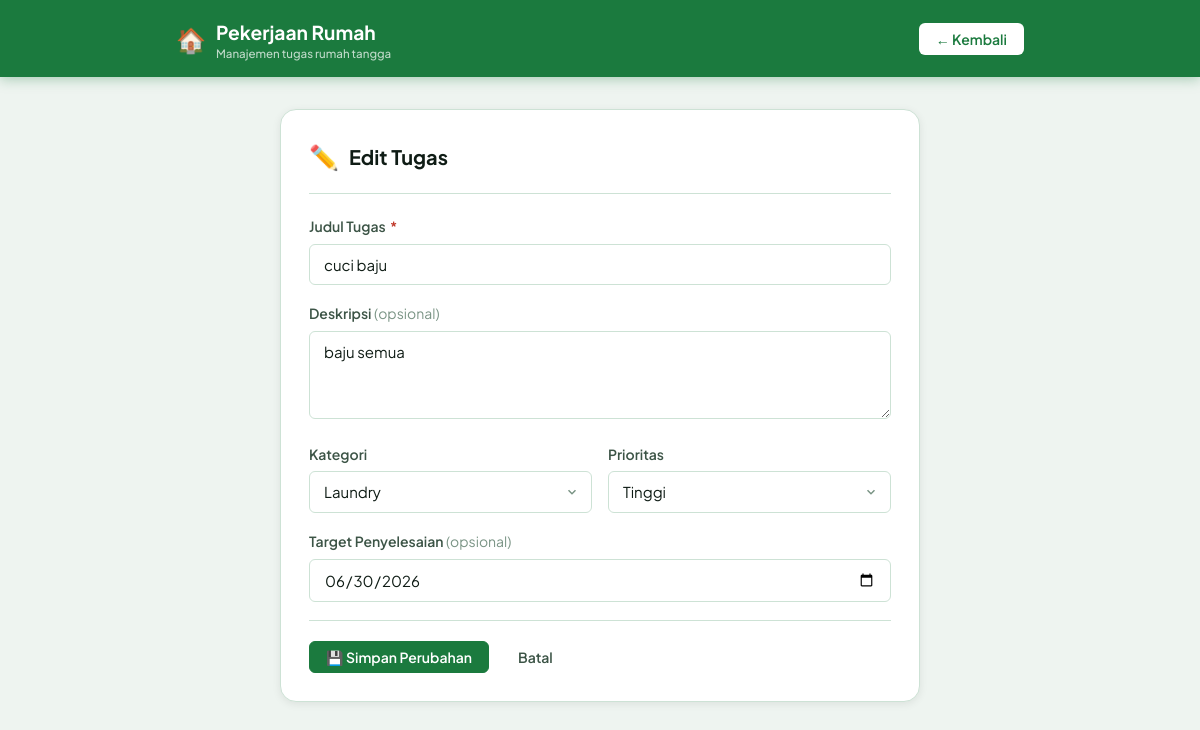
Page /edit.php?id=2 on the committed database.
### tables this page shows
CREATE TABLE tasks (
                id              INTEGER PRIMARY KEY AUTOINCREMENT,
                judul           TEXT    NOT NULL,
                deskripsi       TEXT    DEFAULT '',
                kategori        TEXT    DEFAULT 'Lainnya',
                prioritas       TEXT    DEFAULT 'Sedang',
                status          INTEGER DEFAULT 0,
                tanggal_target  DATE,
                dibuat_pada     DATETIME DEFAULT CURRENT_TIMESTAMP
            );

### edit.php (the view, shortened to what this page needs)
<?php
$db = getDB();
$id = (int)($_GET['id'] ?? 0);
$q = $db->prepare("SELECT * FROM tasks WHERE id = ?");
$q->execute([$id]);
$task = $q->fetch();
$v      = $task;
$kategoris    = ['Dapur','Kamar','Ruang Tamu','Kamar Mandi','Taman','Laundry','Lainnya'];
$prioritas_op = ['Rendah','Sedang','Tinggi'];
?>
<!DOCTYPE html>
<html lang="id">
<head>
  <link rel="stylesheet" href="style.css">
</head>
<body>
<header class="app-header">
  <div class="container">
    <a href="index.php" class="app-logo">
      <span class="icon">🏠</span>
      <div>
        <h1>Pekerjaan Rumah</h1>
        <p>Manajemen tugas rumah tangga</p>
      </div>
    </a>
    <a href="index.php" class="btn btn-white">← Kembali</a>
  </div>
</header>
<main>
<div class="container">
  <div class="form-wrap">
    <div class="form-heading">
      <span class="ico">✏️</span>
      <h2>Edit Tugas</h2>
    </div>
    <form method="POST" novalidate>
      <div class="form-group">
        <label class="form-label">Judul Tugas <span class="req">*</span></label>
        <input type="text" name="judul" class="form-control"
               placeholder="mis. Cuci piring, Sapu lantai, Setrika baju…"
               value="<?= htmlspecialchars($v['judul']) ?>"
               autofocus>
      </div>
      <div class="form-group">
        <label class="form-label">Deskripsi <span style="font-weight:400;color:var(--text-3)">(opsional)</span></label>
        <textarea name="deskripsi" class="form-control"
                  placeholder="Tambahkan detail tugas di sini…"><?= htmlspecialchars($v['deskripsi'] ?? '') ?></textarea>
      </div>
      <div class="form-row">
        <div class="form-group">
          <label class="form-label">Kategori</label>
          <select name="kategori" class="form-control">
            <?php foreach ($kategoris as $kat): ?>
            <option value="<?= htmlspecialchars($kat) ?>"
                    <?= $v['kategori']===$kat ? 'selected':'' ?>>
              <?= htmlspecialchars($kat) ?>
            </option>
            <?php endforeach; ?>
          </select>
        </div>
        <div class="form-group">
          <label class="form-label">Prioritas</label>
          <select name="prioritas" class="form-control">
            <?php foreach ($prioritas_op as $p): ?>
            <option value="<?= $p ?>" <?= $v['prioritas']===$p ? 'selected':'' ?>><?= $p ?></option>
            <?php endforeach; ?>
          </select>
        </div>
      </div>
      <div class="form-group">
        <label class="form-label">Target Penyelesaian <span style="font-weight:400;color:var(--text-3)">(opsional)</span></label>
        <input type="date" name="tanggal_target" class="form-control"
               value="<?= htmlspecialchars($v['tanggal_target'] ?? '') ?>">
      </div>
      <div class="form-actions">
        <button type="submit" class="btn btn-primary">💾 Simpan Perubahan</button>
        <a href="index.php" class="btn btn-ghost">Batal</a>
      </div>
    </form>
  </div>
</div>
</main>
</body>
</html>

### style.css (style rules this page uses)
:root { --primary: #1B7A3E; --primary-light: #E6F4EC; --primary-dark: #145C2E; --primary-hover: #166834; --bg: #EEF4F0; --surface: #FFFFFF; --surface-2: #F4FAF6; --text-1: #0F1C15; --text-2: #3C5446; --text-3: #7A9485; --border: #CDE2D5; --border-focus: #1B7A3E; --high: #C0392B; --high-bg: #FDEAEA; --med: #D97706; --med-bg: #FEF3C7; --low: #1B7A3E; --low-bg: #E6F4EC; --danger: #C0392B; --danger-hover: #A33025; --danger-light: #FDEAEA; --shadow-sm: 0 1px 3px rgba(0,0,0,.07); --shadow: 0 2px 8px rgba(0,0,0,.08); --shadow-md: 0 4px 16px rgba(0,0,0,.10); --radius-sm: 6px; --radius: 12px; --radius-lg: 16px; --ease: .18s ease; }
*, *::before, *::after { box-sizing: border-box; margin: 0; padding: 0; }
body { font-family: 'Plus Jakarta Sans', system-ui, sans-serif; background: var(--bg); color: var(--text-1); min-height: 100vh; line-height: 1.55; -webkit-font-smoothing: antialiased; }
a { color: inherit; text-decoration: none; }
button, select, input, textarea { font-family: inherit; }
.container { max-width: 880px; margin: 0 auto; padding: 0 1rem; }
.app-header { background: var(--primary); padding: 1.125rem 0; box-shadow: 0 2px 12px rgba(27,122,62,.35); position: sticky; top: 0; z-index: 50; }
.app-header .container { display: flex; align-items: center; justify-content: space-between; gap: 1rem; }
.app-logo { display: flex; align-items: center; gap: .625rem; }
.app-logo .icon { font-size: 1.5rem; line-height: 1; }
.app-logo h1 { font-size: 1.2rem; font-weight: 700; color: #fff; }
.app-logo p { font-size: .72rem; color: rgba(255,255,255,.72); font-weight: 500; line-height: 1; }
.btn { display: inline-flex; align-items: center; gap: .375rem; padding: .5rem 1rem; border: 1.5px solid transparent; border-radius: var(--radius-sm); font-size: .875rem; font-weight: 600; cursor: pointer; white-space: nowrap; transition: all var(--ease); line-height: 1; }
.btn-primary { background: var(--primary); color: #fff; border-color: var(--primary); }
.btn-ghost { background: transparent; color: var(--text-2); border-color: transparent; }
.btn-white { background: #fff; color: var(--primary); border-color: rgba(255,255,255,.4); }
.form-wrap { max-width: 640px; margin: 2rem auto; background: var(--surface); border: 1px solid var(--border); border-radius: var(--radius-lg); padding: 1.75rem; box-shadow: var(--shadow); }
.form-heading { display: flex; align-items: center; gap: .625rem; padding-bottom: 1.125rem; border-bottom: 1px solid var(--border); margin-bottom: 1.375rem; }
.form-heading .ico { font-size: 1.5rem; }
.form-heading h2 { font-size: 1.25rem; }
.form-group { margin-bottom: 1.125rem; }
.form-label { display: block; font-size: .875rem; font-weight: 600; color: var(--text-2); margin-bottom: .375rem; }
.form-label .req { color: var(--danger); margin-left: 2px; }
.form-control { width: 100%; padding: .625rem .875rem; border: 1.5px solid var(--border); border-radius: var(--radius-sm); font-size: .9375rem; color: var(--text-1); background: var(--surface); transition: border-color var(--ease), box-shadow var(--ease); }
.form-control::placeholder { color: var(--text-3); }
textarea.form-control { resize: vertical; min-height: 88px; }
select.form-control { cursor: pointer; -webkit-appearance: none; appearance: none; background-repeat: no-repeat; background-position: right .75rem center; padding-right: 2.25rem; }
.form-row { display: grid; grid-template-columns: 1fr 1fr; gap: 1rem; }
.form-actions { display: flex; align-items: center; gap: .75rem; padding-top: 1.25rem; border-top: 1px solid var(--border); margin-top: .375rem; }

### rows in the picture
tasks: judul "cuci baju", deskripsi "baju semua", kategori "Laundry", prioritas "Tinggi", tanggal_target "06/30/2026"
